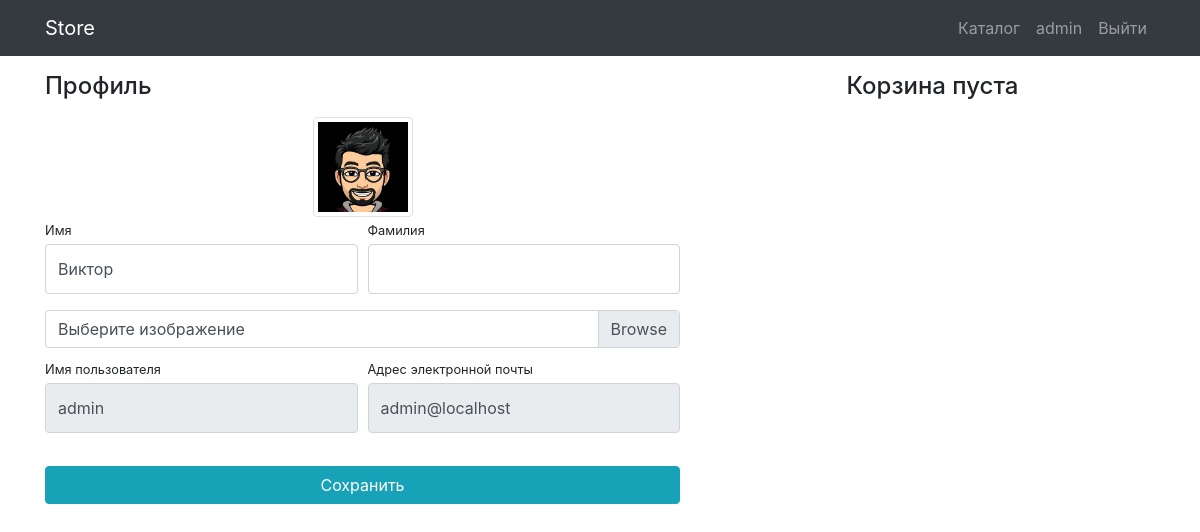
Before: /users/profile/ (signed in) with the older database file.
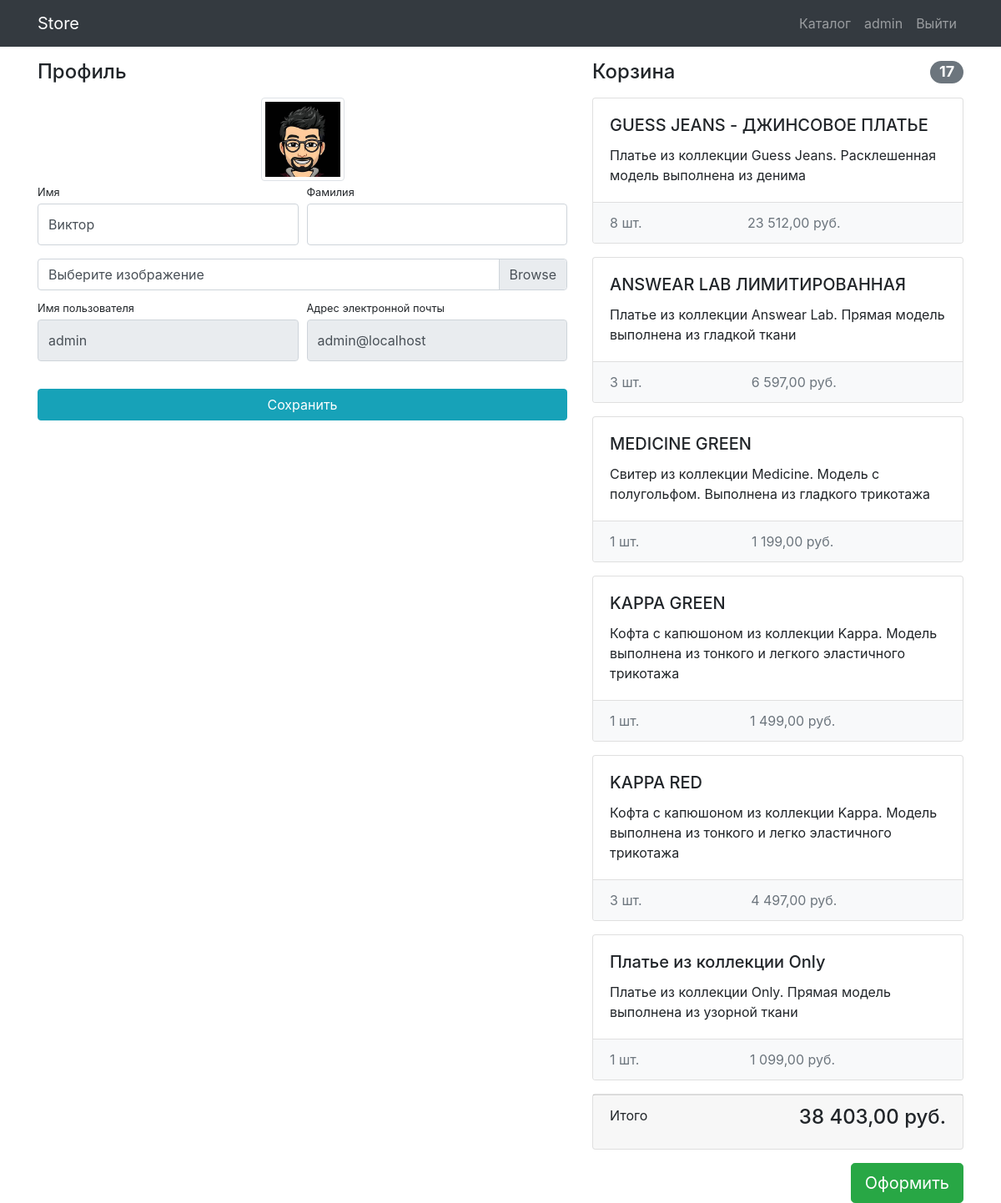
After: the same page with the newer database file.
### users/models.py (models this page shows)
class User(AbstractUser):
    image = models.ImageField(upload_to='users_images/', blank=True)
    is_verify_email = models.BooleanField(default=False, verbose_name='Подтверждение электронной почты')

### products/models.py (models this page shows, shortened)
class Basket(models.Model):
    user = models.ForeignKey(User, on_delete=models.CASCADE)
    product = models.ForeignKey("Product", on_delete=models.CASCADE, verbose_name="Товар")
    quantity = models.PositiveIntegerField(default=0, verbose_name="Количество товара")
    create_database = models.DateTimeField(auto_now_add=True)
    objects = BasketQuerySet.as_manager()
    def sum(self):
        return self.quantity * self.product.price
    class Meta:
        verbose_name = "товар в корзине"
        verbose_name_plural = "Корзина"

class Product(models.Model):
    name = models.CharField(max_length=250, verbose_name="Название товара")
    image = models.ImageField(upload_to="products_images/", blank=True, verbose_name="Изображение")
    description = models.TextField(blank=True, verbose_name="Описание")
    short_description = models.CharField(max_length=100, blank=True, verbose_name="Краткое описание")
    price = models.DecimalField(max_digits=8, decimal_places=2, default=0, verbose_name="Цена")
    quantity = models.PositiveIntegerField(default=0, verbose_name="Количество")
    category = models.ForeignKey(ProductCategory, on_delete=models.CASCADE, verbose_name="Категория")
    class Meta:
        verbose_name = "товар"
        verbose_name_plural = "Товары"

### users/views.py (the view)
# urls.py: path('profile/', views.profile, name='profile'),
@login_required(login_url='/users/login')
def profile(request):
    user = request.user
    if request.method == "POST":
        form = UserProfileForm(data=request.POST, files=request.FILES, instance=user)
        if form.is_valid():
            form.save()
            return redirect('profile')
    else:
        form = UserProfileForm(instance=user)
    baskets = Basket.objects.filter(user=user)
    total_quantity = sum(basket.quantity for basket in baskets)
    total_sum = sum(basket.sum() for basket in baskets)
    context = {
        'title': 'Store - Профиль',
        'form': form,
        'baskets': Basket.objects.filter(user=user),
        'total_quantity': total_quantity,
        'total_sum': total_sum
    }
    return render(request, 'users/profile.html', context)

### users/forms.py
class UserProfileForm(UserChangeForm):  # поменять на UserChangeForm
    username = forms.CharField(widget=forms.TextInput(attrs={"readonly": True}))
    email = forms.CharField(widget=forms.EmailInput(attrs={"readonly": True}))
    image = forms.ImageField(widget=forms.FileInput(), required=False)
    def __init__(self, *args, **kwargs):
        super().__init__(*args, **kwargs)
        for field in self.fields.values():
            field.widget.attrs['class'] = 'form-control py-4'
        self.fields['image'].widget.attrs['class'] = 'custom-file-input'
    class Meta:
        model = User
        fields = ('first_name', 'last_name', 'image', 'username', 'email')

### products/context_processors.py (called while the page is built)
def baskets(request):
    user = request.user
    return {'baskets': Basket.objects.filter(user=user) if user.is_authenticated else []}

### users/templates/users/profile.html (shortened to what this page needs)
{% extends 'products/base.html' %}
{% load static %}
{% block css %}
<link href="{% static 'css/profile.css' %}" rel="stylesheet">
{% endblock %}
{% block content %}
<div class="container">
    <div class="row">
        <div class="col-lg-7">
            <h4 class="mt-3 mb-3">Профиль</h4>
            <div class="col-lg-12 text-center">
                <img width="100" height="100"
                     src="{% if user.image %} {{ user.image.url }} {% else %} {% static 'vendor/img/users/default.jpg' %} {% endif %}"
                     class="img-thumbnail">
            </div>
            <form action="{% url 'profile' %}" method="post" enctype="multipart/form-data">
                <div class="form-row">
                    <div class="col-lg-6">
                        <div class="form-group">
                            <label class="small mb-1" for="{{ form.first_name.id_for_label }}">Имя</label>
                            {{ form.first_name }}
                        </div>
                    </div>
                    <div class="col-lg-6">
                        <div class="form-group">
                            <label class="small mb-1" for="{{ form.last_name.id_for_label }}">Фамилия</label>
                            {{ form.last_name }}
                        </div>
                    </div>
                </div>
                <div class="form-row mb-2">
                    <div class="col-lg-12">
                        <div class="custom-file">
                            <label class="custom-file-label" for="{{ form.image.id_for_label }}">Выберите изображение</label>
                        </div>
                    </div>
                </div>
                <div class="form-row">
                    <div class="col-lg-6">
                        <label class="small mb-1" for="{{ form.username.id_for_label }}">Имя пользователя</label>
                       {{ form.username }}
                    </div>
                    <div class="col-lg-6">
                        <label class="small mb-1" for="{{ form.email.id_for_label }}">Адрес электронной
                            почты</label>
                      {{ form.email }}
                    </div>
                </div>
                <div class="form-row">
                    <div class="col-lg-12" style="margin-top: 33px;">
                        <input class="btn btn-info btn-block" type="submit" value="Сохранить">
                    </div>
                </div>
            </form>
        </div>
        {% include 'products/basket.html' %}
    </div>
</div>
{% endblock %}

### products/templates/products/base.html (shortened to what this page needs)
<!DOCTYPE html>
{% load static %}
<html lang="en">
<head>
    <link href="{% static 'vendor/bootstrap/css/bootstrap.min.css' %}" rel="stylesheet">
    {% block css %} {% endblock %}
</head>
<body>
<nav class="navbar navbar-expand-lg navbar-dark bg-dark fixed-top">
    <div class="container">
        <a class="navbar-brand" href="{% url 'index' %}">Store</a>
        <div class="collapse navbar-collapse" id="navbarResponsive">
            <ul class="navbar-nav ml-auto">
                <li class="nav-item">
                    <a class="nav-link" href="{% url 'products' %}">Каталог  </a>
                </li>
                {% if user.is_authenticated %}
                <li class="nav-item">
                    <a class="nav-link" href="{% url 'profile' %}">{{  user.username }}
                    </a>
                </li>
                <li class="nav-item">
                    <a class="nav-link" href="{% url 'logout' %}">Выйти </a>
                </li>
                {% else %}
                <li class="nav-item">
                    <a class="nav-link" href="{% url 'login' %}">Войти <i class="fas fa-sign-in-alt"></i></a>
                </li>
                {% endif %}
            </ul>
        </div>
    </div>
</nav>
{% block content %}
{% endblock %}
</body>
</html>

### products/templates/products/basket.html (shortened to what this page needs)
{% load humanize %}
{% if baskets %}
<div class="col-lg-5">
            <h4 class="mt-3 mb-3 d-flex justify-content-between align-items-center mb-3">
                Корзина <span class="badge badge-secondary badge-pill">{{ total_quantity }}</span>
            </h4>
            {% for basket in baskets %}
            <div class="card mb-3">
                <div class="card-body">
                    <h5 class="card-title">{{ basket.product.name }}</h5>
                    <p class="card-text">{{ basket.product.short_description }}</p>
                </div>
                <ul class="list-group list-group-flush">
                    <li class="list-group-item d-flex justify-content-between lh-condensed bg-light">
                        <span class="text-muted">{{ basket.quantity }} шт.</span>
                        <span class="text-muted">{{ basket.sum|intcomma }} руб.</span>
                    </li>
                </ul>
            </div>
            {% endfor %}
            <div class="card mb-3">
                <div class="card-footer">
                    <p class="float-left">Итого</p>
                    <h4 class="float-right">{{ total_sum|intcomma }} руб.</h4>
                </div>
            </div>
            <a href="{% url 'order-create' %}" class="btn btn-success btn-lg float-right">Оформить</a>
        </div>
{% else %}
    <div class="col-lg-5">
            <h4 class="mt-3 mb-3 text-center">
                Корзина пуста
            </h4>
    </div>
{% endif %}

### products/static/css/profile.css (style rules this page uses)
body { padding-top: 56px; }

Changed rows visible on the page:
added Basket: product.name "GUESS JEANS - ДЖИНСОВОЕ ПЛАТЬЕ", product.short_description "Платье из коллекции Guess Jeans. Расклешенная модель выполнена из денима", quantity "8", sum "23 512,00"
added Basket: product.name "ANSWEAR LAB ЛИМИТИРОВАННАЯ", product.short_description "Платье из коллекции Answear Lab. Прямая модель выполнена из гладкой ткани", quantity "3", sum "6 597,00"
added Basket: product.name "MEDICINE GREEN", product.short_description "Свитер из коллекции Medicine. Модель с полугольфом. Выполнена из гладкого трикотажа", quantity "1", sum "1 199,00"
added Basket: product.name "KAPPA GREEN", product.short_description "Кофта с капюшоном из коллекции Kappa. Модель выполнена из тонкого и легкого эластичного трикотажа", quantity "1", sum "1 499,00"
added Basket: product.name "KAPPA RED", product.short_description "Кофта с капюшоном из коллекции Kappa. Модель выполнена из тонкого и легко эластичного трикотажа", quantity "3", sum "4 497,00"
added Basket: product.name "Платье из коллекции Only", product.short_description "Платье из коллекции Only. Прямая модель выполнена из узорной ткани", quantity "1", sum "1 099,00"
Other visible differences:
{{ total_quantity }}: (not shown) → "17"
{{ total_sum|intcomma }}: (not shown) → "38 403,00"
text no longer shown: "Корзина пуста"
text now shown: "Корзина Итого руб. Оформить"
